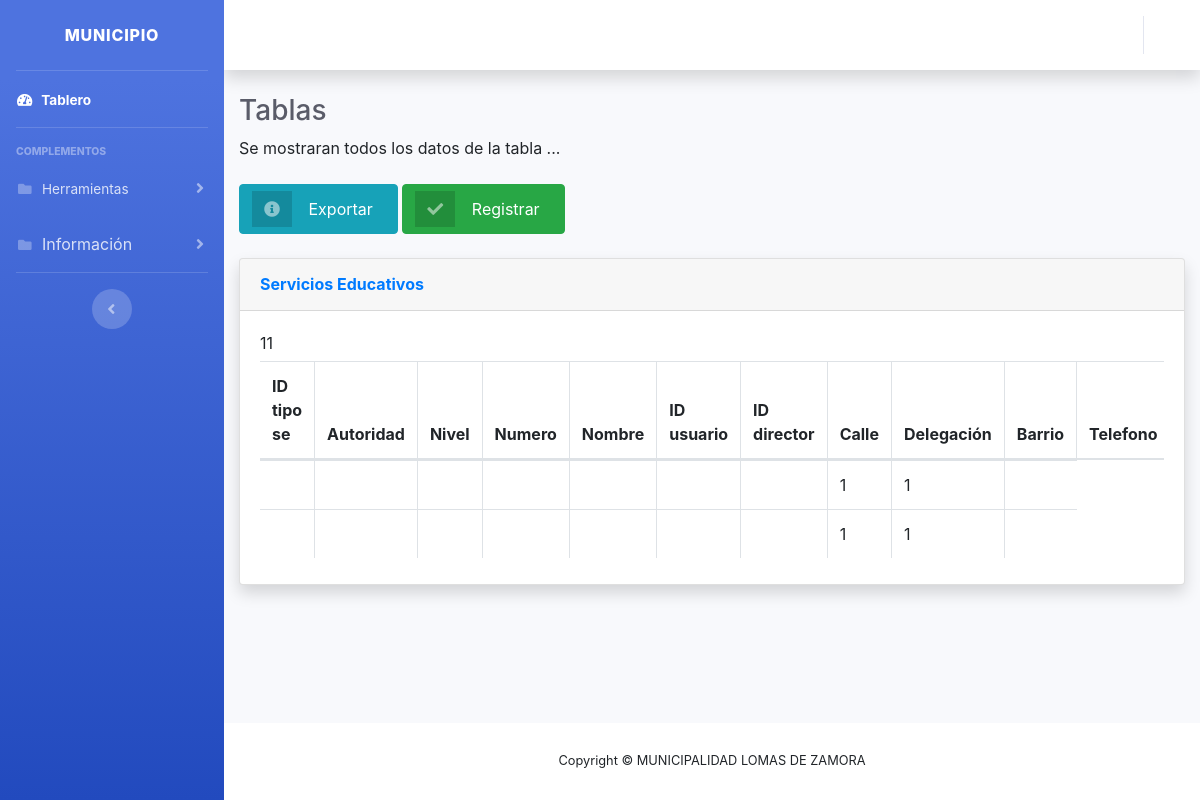
Page /coordinador/tabla-se.php (signed in) on the committed database.
### tables this page shows
CREATE TABLE `servicioeducativo` (
  `idse` int(11) NOT NULL,
  `tipose` int(11) NOT NULL,
  `Autoridad` varchar(50) NOT NULL,
  `Nivel` varchar(50) NOT NULL,
  `Numero` int(11) NOT NULL,
  `Nombrese` varchar(50) NOT NULL,
  `idusuario` int(11) NOT NULL,
  `Telefono` int(11) NOT NULL,
  `Direccion` varchar(50) NOT NULL,
  `Entrecalle 1` varchar(50) NOT NULL,
  `Entre calle 2` varchar(50) NOT NULL,
  `iddelegacion` int(11) NOT NULL,
  `idbarrio` int(11) NOT NULL,
  `mail` varchar(50) NOT NULL,
  `iddirector` int(11) NOT NULL
);

### coordinador/tabla-se.php (the view, shortened to what this page needs)
<!DOCTYPE html>
<html lang="en">
<head>
    <link href="vendor/fontawesome-free/css/all.min.css" rel="stylesheet" type="text/css">
    <link href="css/sb-admin-2.min.css" rel="stylesheet">
    <link href="vendor/datatables/dataTables.bootstrap4.min.css" rel="stylesheet">
  <link rel="stylesheet" href="https://cdnjs.cloudflare.com/ajax/libs/font-awesome/4.7.0/css/font-awesome.min.css">
  <link rel="stylesheet" href="https://stackpath.bootstrapcdn.com/bootstrap/4.3.1/css/bootstrap.min.css">
</head>
<body id="page-top">
  <div id="wrapper">
    <ul class="navbar-nav bg-gradient-primary sidebar sidebar-dark accordion" id="accordionSidebar">
      <a class="sidebar-brand d-flex align-items-center justify-content-center" href="index.php">
        <div class="sidebar-brand-text mx-3">Municipio</div>
      </a>
      <hr class="sidebar-divider my-0">
      <li class="nav-item active">
        <a class="nav-link" href="index.php">
          <i class="fas fa-fw fa-tachometer-alt"></i>
          <span>Tablero</span></a>
      </li>
      <hr class="sidebar-divider">
      <div class="sidebar-heading">
        Complementos
      </div>
      <li class="nav-item">
        <a class="nav-link collapsed" href="#" data-toggle="collapse" data-target="#collapsePages" aria-expanded="true" aria-controls="collapsePages">
          <i class="fas fa-fw fa-folder"></i>
          <span>Herramientas</span>
        </a>
      </li>
      <li class="nav-item">
        <a class="nav-link collapsed" href="#" data-toggle="collapse" data-target="#collapsePages" aria-expanded="true" aria-controls="collapsePages">
          <i class="fas fa-fw fa-folder"></i>
          <span></span>Información
        </a>
      </li>
      <hr class="sidebar-divider d-none d-md-block">
      <div class="text-center d-none d-md-inline">
        <button class="rounded-circle border-0" id="sidebarToggle"></button>
      </div>
    </ul>
    <div id="content-wrapper" class="d-flex flex-column">
      <div id="content">
        <nav class="navbar navbar-expand navbar-light bg-white topbar mb-4 static-top shadow">
          <ul class="navbar-nav ml-auto">
            <li class="nav-item dropdown no-arrow">
              <li class="nav-item dropdown no-arrow">
                <a class="nav-link dropdown-toggle" href="#" id="userDropdown" role="button" data-toggle="dropdown" aria-haspopup="true" aria-expanded="false">
                </a>
            </li>
          </ul>
        </nav>
        <div class="container-fluid">
          <h1 class="h3 mb-2 text-gray-800">Tablas</h1>
          <p class="mb-4">Se mostraran todos los datos de la tabla ... </p>
          <a href="excel-se.php" class="btn btn-info btn-icon-split">
                              <span class="icon text-white-50">
                                <i class="fas fa-info-circle"></i>
                              </span>
                              <span class="text">Exportar</span>
                            </a>
          <a href="se-register.html" class="btn btn-success btn-icon-split">
                              <span class="icon text-white-50">
                                <i class="fas fa-check"></i>
                              </span>
                              <span class="text">Registrar</span>
                            </a>
          <br>
          <br>
          <div class="card shadow mb-4">
            <div class="card-header py-3">
              <h6 class="m-0 font-weight-bold text-primary">Servicios Educativos</h6>
            </div>
            <div class="card-body">
              <div class="table-responsive">
                <table class="table table-bordered" id="dataTable" width="100%" cellspacing="0">
                  <thead>
                    <tr>
                      <th>ID tipo se</th>
                      <th>Autoridad</th>
                      <th>Nivel</th>
                      <th>Numero</th>
                      <th>Nombre</th>
                      <th>ID usuario</th>
                      <th>ID director</th>
                      <th>Calle</th>
                      <th>Delegación</th>
                      <th>Barrio</th>
                      <th>Telefono</th>
                    </tr>
                  </thead>
                  <?php
                          $servername = "localhost";
                          $username = "root";
                          $password = "";
                          $dbname = "municipio";
                          $conn = new mysqli($servername,$username,$password,$dbname);
                          $sql = "SELECT * FROM servicioeducativo";
                          $result = $conn->query($sql);
                          if ($result->num_rows > 0) {
                              while($row = $result->fetch_assoc()) {
                                  echo "<tr><td>".$row["tipo se"]."</td>"."<td>".$row["autoridad"]."</td>"."<td>".$row["nivel"]."</td>"."<td>".$row["numero"]."</td>"."<td>".$row["nombre"]."</td>"."<td>".$row["ID Usuario"]."</td>".
                                  $row["iddirector"]."</td>"."<td>".$row["direccion"]."</td>"."<td>".$row["iddelegacion"]."</td>"."<td>".$row["idbarrio"]."</td>"."<td>".$row["telefono"]."</td></tr>";
                              }
                          }
                  ?>
                </table>
              </div>
            </div>
          </div>
        </div>
      </div>
      <footer class="sticky-footer bg-white">
        <div class="container my-auto">
          <div class="copyright text-center my-auto">
            <span>Copyright &copy; MUNICIPALIDAD LOMAS DE ZAMORA</span>
          </div>
        </div>
      </footer>
    </div>
  </div>
</body>
</html>

### rows in the picture
servicioeducativo: iddelegacion "1", idbarrio "1"
servicioeducativo: iddelegacion "1", idbarrio "1"
